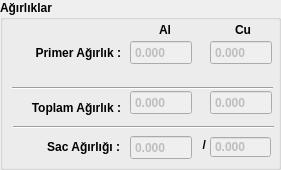
     <widget class="QGroupBox" name="groupBox_2">
      <property name="geometry">
       <rect>
        <x>490</x>
        <y>0</y>
        <width>281</width>
        <height>170</height>
       </rect>
      </property>
      <property name="font">
       <font>
        <weight>75</weight>
        <bold>true</bold>
       </font>
      </property>
      <property name="title">
       <string>Ağırlıklar</string>
      </property>
      <widget class="QLabel" name="label_28">
       <property name="geometry">
        <rect>
         <x>10</x>
         <y>45</y>
         <width>111</width>
         <height>16</height>
        </rect>
       </property>
       <property name="text">
        <string>Primer Ağırlık :</string>
       </property>
       <property name="alignment">
        <set>Qt::AlignRight|Qt::AlignTrailing|Qt::AlignVCenter</set>
       </property>
      </widget>
      <widget class="QDoubleSpinBox" name="doubleSpinBox_primeragirlik_al">
       <property name="enabled">
        <bool>false</bool>
       </property>
       <property name="geometry">
        <rect>
         <x>130</x>
         <y>40</y>
         <width>62</width>
         <height>25</height>
        </rect>
       </property>
       <property name="buttonSymbols">
        <enum>QAbstractSpinBox::NoButtons</enum>
       </property>
       <property name="decimals">
        <number>3</number>
       </property>
       <property name="maximum">
        <double>9999.989999999999782</double>
       </property>
      </widget>
      <widget class="QLabel" name="label_30">
       <property name="geometry">
        <rect>
         <x>0</x>
         <y>95</y>
         <width>121</width>
         <height>25</height>
        </rect>
       </property>
       <property name="text">
        <string>Toplam Ağırlık :</string>
       </property>
       <property name="alignment">
        <set>Qt::AlignRight|Qt::AlignTrailing|Qt::AlignVCenter</set>
       </property>
      </widget>
      <widget class="QDoubleSpinBox" name="doubleSpinBox_toplamagirlik_al">
       <property name="enabled">
        <bool>false</bool>
       </property>
       <property name="geometry">
        <rect>
         <x>130</x>
         <y>90</y>
         <width>62</width>
         <height>25</height>
        </rect>
       </property>
       <property name="buttonSymbols">
        <enum>QAbstractSpinBox::NoButtons</enum>
       </property>
       <property name="decimals">
        <number>3</number>
       </property>
       <property name="maximum">
        <double>9999.989999999999782</double>
       </property>
      </widget>
      <widget class="QLabel" name="label_74">
       <property name="geometry">
        <rect>
         <x>150</x>
         <y>20</y>
         <width>21</width>
         <height>20</height>
        </rect>
       </property>
       <property name="text">
        <string>Al</string>
       </property>
       <property name="alignment">
        <set>Qt::AlignRight|Qt::AlignTrailing|Qt::AlignVCenter</set>
       </property>
      </widget>
      <widget class="QLabel" name="label_75">
       <property name="geometry">
        <rect>
         <x>230</x>
         <y>20</y>
         <width>21</width>
         <height>20</height>
        </rect>
       </property>
       <property name="text">
        <string>Cu</string>
       </property>
       <property name="alignment">
        <set>Qt::AlignRight|Qt::AlignTrailing|Qt::AlignVCenter</set>
       </property>
      </widget>
      <widget class="QDoubleSpinBox" name="doubleSpinBox_toplamagirlik_cu">
       <property name="enabled">
        <bool>false</bool>
       </property>
       <property name="geometry">
        <rect>
         <x>210</x>
         <y>90</y>
         <width>62</width>
         <height>25</height>
        </rect>
       </property>
       <property name="buttonSymbols">
        <enum>QAbstractSpinBox::NoButtons</enum>
       </property>
       <property name="decimals">
        <number>3</number>
       </property>
       <property name="maximum">
        <double>9999.989999999999782</double>
       </property>
      </widget>
      <widget class="QDoubleSpinBox" name="doubleSpinBox_primeragirlik_cu">
       <property name="enabled">
        <bool>false</bool>
       </property>
       <property name="geometry">
        <rect>
         <x>210</x>
         <y>40</y>
         <width>62</width>
         <height>25</height>
        </rect>
       </property>
       <property name="buttonSymbols">
        <enum>QAbstractSpinBox::NoButtons</enum>
       </property>
       <property name="decimals">
        <number>3</number>
       </property>
       <property name="maximum">
        <double>9999.989999999999782</double>
       </property>
      </widget>
      <widget class="Line" name="line_8">
       <property name="geometry">
        <rect>
         <x>12</x>
         <y>80</y>
         <width>261</width>
         <height>16</height>
        </rect>
       </property>
       <property name="orientation">
        <enum>Qt::Horizontal</enum>
       </property>
      </widget>
      <widget class="QDoubleSpinBox" name="doubleSpinBox_sacagirlik">
       <property name="enabled">
        <bool>false</bool>
       </property>
       <property name="geometry">
        <rect>
         <x>130</x>
         <y>135</y>
         <width>62</width>
         <height>25</height>
        </rect>
       </property>
       <property name="buttonSymbols">
        <enum>QAbstractSpinBox::NoButtons</enum>
       </property>
       <property name="decimals">
        <number>3</number>
       </property>
       <property name="maximum">
        <double>9999.989999999999782</double>
       </property>
      </widget>
      <widget class="QLabel" name="label_53">
       <property name="geometry">
        <rect>
         <x>-1</x>
         <y>134</y>
         <width>121</width>
         <height>25</height>
        </rect>
       </property>
       <property name="text">
        <string>Sac Ağırlığı :</string>
       </property>
       <property name="alignment">
        <set>Qt::AlignRight|Qt::AlignTrailing|Qt::AlignVCenter</set>
       </property>
      </widget>
      <widget class="Line" name="line_10">
       <property name="geometry">
        <rect>
         <x>13</x>
         <y>119</y>
         <width>261</width>
         <height>16</height>
        </rect>
       </property>
       <property name="orientation">
        <enum>Qt::Horizontal</enum>
       </property>
      </widget>
      <widget class="QDoubleSpinBox" name="doubleSpinBox_kesmeSacAgirlik">
       <property name="enabled">
        <bool>false</bool>
       </property>
       <property name="geometry">
        <rect>
         <x>210</x>
         <y>136</y>
         <width>61</width>
         <height>22</height>
        </rect>
       </property>
       <property name="buttonSymbols">
        <enum>QAbstractSpinBox::NoButtons</enum>
       </property>
       <property name="decimals">
        <number>3</number>
       </property>
       <property name="minimum">
        <double>-999.000000000000000</double>
       </property>
       <property name="maximum">
        <double>9999.989999999999782</double>
       </property>
      </widget>
      <widget class="QLabel" name="label_kesmeSacAgirlik">
       <property name="geometry">
        <rect>
         <x>190</x>
         <y>129</y>
         <width>16</width>
         <height>31</height>
        </rect>
       </property>
       <property name="layoutDirection">
        <enum>Qt::RightToLeft</enum>
       </property>
       <property name="text">
        <string>/</string>
       </property>
       <property name="alignment">
        <set>Qt::AlignRight|Qt::AlignTrailing|Qt::AlignVCenter</set>
       </property>
      </widget>
     </widget>
